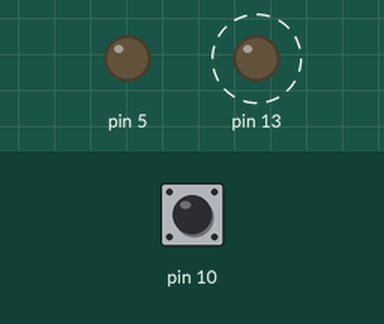
Simulated run of this sketch. Board: Arduino Uno, built with avr-gcc and run on an emulated ATmega328P. Shown: output pins drawn as LEDs (lit = HIGH). Dashed ring = blinking. The test bench sets the inputs (shaded band); at power-on: pin 10 HIGH.

Above: at 1.25 s.
1.3 s: pin 10 pulled LOW for 0.15 s
At 1.52 s:
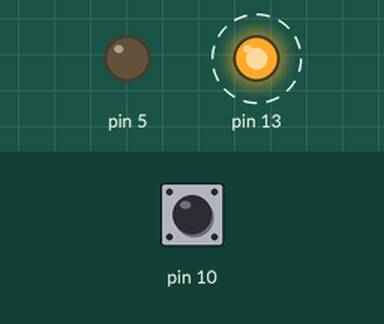
4.3 s: pin 10 pulled LOW for 3.2 s
At 4.7 s:
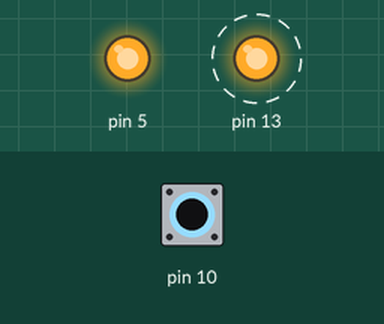
Timing chart, 0 to 15.0 s (numbered marks = the images above; inputs shaded):
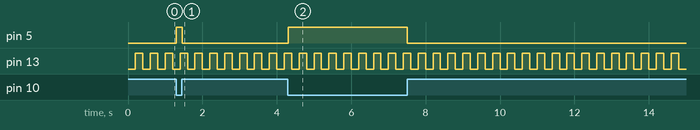

Measured:
- after the input at 1.3 s, pin 5: LOW → HIGH at once, → LOW 0.15 s later
- after the input at 4.3 s, pin 5: LOW → HIGH at once, → LOW 3.2 s later
- by itself, pin 13: alternates HIGH for 0.20 s and LOW for 0.20 s

The sketch:

echo-poussoir-it.ino
```cpp
#include <TimerOne.h>

void setup() {
  pinMode (5, OUTPUT) ;
  pinMode (10, INPUT_PULLUP) ;
  pinMode (13, OUTPUT) ;
  Timer1.initialize (200000) ; // 200 ms
  Timer1.attachInterrupt (isr);
}

// int delai = 0 ;

void isr () {
    digitalWrite (13, !digitalRead (13)) ;
/*  if (delai == 0) {
    delai = 100 ;
    digitalWrite (13, !digitalRead (13)) ;
  }else{
    delai -- ;
  } */
}

void loop() {
  delay (10) ; // 10 ms
  if (digitalRead (10)) {
    digitalWrite (5, LOW) ;
  }else{
    digitalWrite (5, HIGH) ;
  }
}
```
